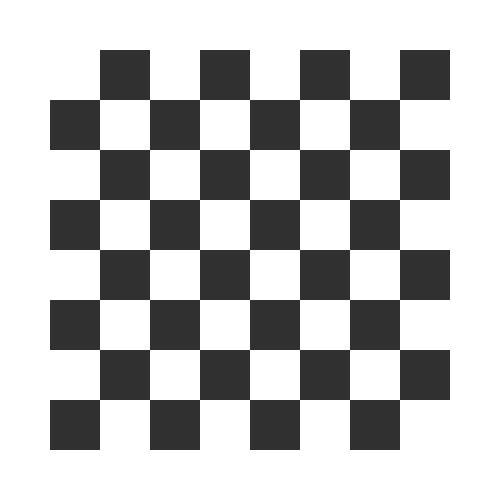

Notebook code cell kept with this figure:
### Code cell
row = [0, 1] * 4
boardmatrix = [row[::-1] if i % 2 == 1 else row for i in range(1, 9)]
fig = go.Figure(
    layout=dict(
        margin=dict(l=50, r=50, t=50, b=50, pad=10),
        width=500,
        height=500,
        plot_bgcolor="rgba(0,0,0,0)",
        paper_bgcolor="rgba(0,0,0,0)",
        font_color="white",
        coloraxis_showscale=False,
        showlegend=False,
        yaxis=dict(range=[-0.5, 7.5], color="white", tickfont_size=12, fixedrange=True),
        xaxis=dict(range=[-0.5, 7.5], color="white", tickfont_size=12, fixedrange=True),
    )
)

fig.add_trace(
    go.Scatter(
        x0=0,
        y0=0,
        dx=0,
        x=x_black,
        y=sorted([i for i in range(0,8,1)] * 4),
        name="Chess Board",
        mode="markers",
        opacity=1,
        marker_symbol="square",
        marker_line_color="black",
        marker_size=50,
        marker_sizemode="diameter",
        marker_opacity=1,
        marker_color="#303030",
        hoverinfo="none",
    )
)

fig.add_trace(
    go.Scatter(
        x0=0,
        y0=0,
        dx=0,
        x=x_white,
        y=sorted([i for i in range(0,8,1)] * 4),
        name="Chess Board",
        mode="markers",
        opacity=1,
        marker_symbol="square",
        marker_size=50,
        marker_sizemode="diameter",
        marker_opacity=1,
        marker_color="white",
        hoverinfo="none",
    )
)

# return go.Heatmap(
# x=list(range(0, 8)),
# y=list(range(0, 8)),
# x0=0,
# y0=0,
# dx=0,
# z=boardmatrix,
# hoverinfo="none",
# name="Chess Board",
# colorscale=["white", "#303030"],
# showscale=False,
# )


fig.show(
    config={"displayModeBar": False, "scrollZoom": False, "showAxisDragHandles": False}
)

### Figure 1 — Plotly figure (JSON) as saved in the notebook; plotly's stock layout.template omitted (floating-point values rounded to 4 significant figures)
{"data": [{"dx": 0, "hoverinfo": "none", "marker": {"color": "#303030", "line": {"color": "black"}, "opacity": 1, "size": 50, "sizemode": "diameter", "symbol": "square"}, "mode": "markers", "name": "Chess Board", "opacity": 1, "type": "scatter", "x": [0, 2, 4, 6, 1, 3, 5, 7, 0, 2, 4, 6, 1, 3, 5, 7, 0, 2, 4, 6, 1, 3, 5, 7, 0, 2, 4, 6, 1, 3, 5, 7], "x0": 0, "y": [0, 0, 0, 0, 1, 1, 1, 1, 2, 2, 2, 2, 3, 3, 3, 3, 4, 4, 4, 4, 5, 5, 5, 5, 6, 6, 6, 6, 7, 7, 7, 7], "y0": 0}, {"dx": 0, "hoverinfo": "none", "marker": {"color": "white", "opacity": 1, "size": 50, "sizemode": "diameter", "symbol": "square"}, "mode": "markers", "name": "Chess Board", "opacity": 1, "type": "scatter", "x": [1, 3, 5, 7, 0, 2, 4, 6, 1, 3, 5, 7, 0, 2, 4, 6, 1, 3, 5, 7, 0, 2, 4, 6, 1, 3, 5, 7, 0, 2, 4, 6], "x0": 0, "y": [0, 0, 0, 0, 1, 1, 1, 1, 2, 2, 2, 2, 3, 3, 3, 3, 4, 4, 4, 4, 5, 5, 5, 5, 6, 6, 6, 6, 7, 7, 7, 7], "y0": 0}], "layout": {"coloraxis": {"showscale": false}, "font": {"color": "white"}, "height": 500, "margin": {"b": 50, "l": 50, "pad": 10, "r": 50, "t": 50}, "paper_bgcolor": "rgba(0, 0, 0, 0)", "plot_bgcolor": "rgba(0, 0, 0, 0)", "showlegend": false, "width": 500, "xaxis": {"color": "white", "fixedrange": true, "range": [-0.5, 7.5], "tickfont": {"size": 12}, "type": "linear"}, "yaxis": {"color": "white", "fixedrange": true, "range": [-0.5, 7.5], "tickfont": {"size": 12}, "type": "linear"}}}
